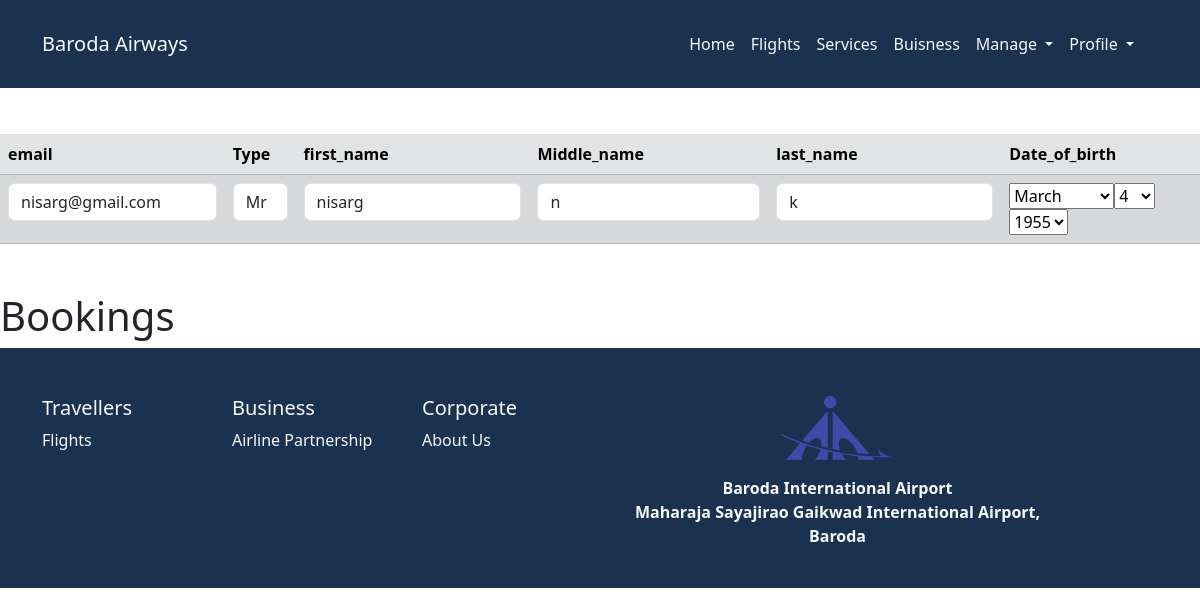
The page /Auth/profile/ (signed in) on the database its author committed.
### Authentication_App/models.py (models this page shows)
class user(AbstractUser):
    username = models.CharField(max_length=50)
    email = models.EmailField(unique=True)
    Type = models.CharField(max_length=50, choices=(
        ('Mr', 'Mr'), ('Miss', 'Miss'), ('Mrs', 'Mrs')))
    first_name = models.CharField(max_length=100)
    Middle_name = models.CharField(max_length=50, null=True, blank=True)
    last_name = models.CharField(max_length=100)
    Date_of_birth = models.DateField(null=True, blank=True)
    nationality = models.CharField(max_length=50, choices=(
        ('Indian', 'Indian'), ('Foreigners', 'Foreigners')))
    Where_do_you_live = models.CharField(max_length=100)
    USERNAME_FIELD = 'email'
    REQUIRED_FIELDS = []
    objects = user_manager()

### Authentication_App/views.py (the view)
# urls.py: path('profile/',user_profile,name='profile_us'),
def user_profile(request):
    if request.user.is_authenticated:
        sl = sign_up_form(instance=request.user)
        return render(request, 'profile.html', {'First_name': request.user,'sl':sl})
    else:
        return redirect('login')

### templates/profile.html (shortened to what this page needs)
{% extends 'base.html'%} {% block body%}
<link
  href="https://cdn.jsdelivr.net/npm/bootstrap@5.3.2/dist/css/bootstrap.min.css"
  rel="stylesheet"
/>
<button class="btn btn-success">
  <a href="{% url 'logout_user' %}" class="text-light">logout</a>
</button>
<h1 class="text-center text-dark">{{First_name | capfirst}} Welcome !</h1>
{% if sl %}
<table class="table table-secondary table-striped my-5">
  <thead>
    <tr>
      <th scope="col">email</th>
      <th scope="col">Type</th>
      <th scope="col">first_name</th>
      <th scope="col">Middle_name</th>
      <th scope="col">last_name</th>
      <th scope="col">Date_of_birth</th>
    </tr>
  </thead>
  <tbody>
    <tr>
      <td>{{sl.email}}</td>
      <td>{{sl.Type}}</td>
      <td>{{sl.first_name}}</td>
      <td>{{sl.Middle_name}}</td>
      <td>{{sl.last_name}}</td>
      <td>{{sl.Date_of_birth}}</td>
    </tr>
  </tbody>
</table>
{% endif %}
<h1>Bookings</h1>
{% endblock body %}

### rows shown on the page
user: email "nisarg@gmail.com", Type "Mr", first_name "nisarg", Middle_name "n", last_name "k"
